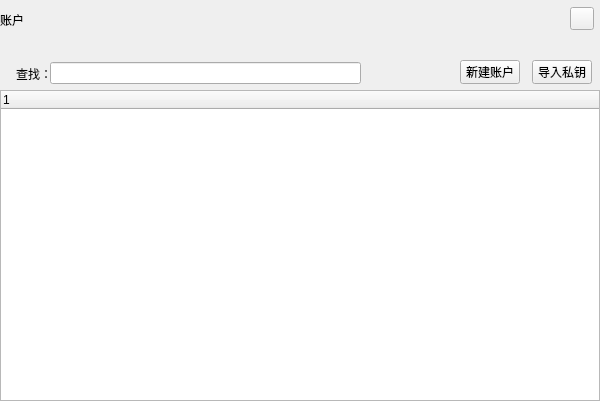
<?xml version="1.0" encoding="UTF-8"?>
<ui version="4.0">
 <class>AccountWidgetCTC</class>
 <widget class="QDialog" name="AccountWidgetCTC">
  <property name="geometry">
   <rect>
    <x>0</x>
    <y>0</y>
    <width>600</width>
    <height>401</height>
   </rect>
  </property>
  <property name="windowTitle">
   <string>Dialog</string>
  </property>
  <widget class="QToolButton" name="importKey">
   <property name="geometry">
    <rect>
     <x>532</x>
     <y>60</y>
     <width>60</width>
     <height>24</height>
    </rect>
   </property>
   <property name="cursor">
    <cursorShape>PointingHandCursor</cursorShape>
   </property>
   <property name="text">
    <string>导入私钥</string>
   </property>
  </widget>
  <widget class="QToolButton" name="closeBtn">
   <property name="geometry">
    <rect>
     <x>570</x>
     <y>7</y>
     <width>24</width>
     <height>23</height>
    </rect>
   </property>
   <property name="cursor">
    <cursorShape>PointingHandCursor</cursorShape>
   </property>
   <property name="text">
    <string/>
   </property>
  </widget>
  <widget class="QLabel" name="title_Label">
   <property name="geometry">
    <rect>
     <x>0</x>
     <y>0</y>
     <width>600</width>
     <height>40</height>
    </rect>
   </property>
   <property name="text">
    <string>账户</string>
   </property>
  </widget>
  <widget class="QLineEdit" name="lineEdit">
   <property name="geometry">
    <rect>
     <x>50</x>
     <y>62</y>
     <width>311</width>
     <height>22</height>
    </rect>
   </property>
  </widget>
  <widget class="QLabel" name="label">
   <property name="geometry">
    <rect>
     <x>16</x>
     <y>66</y>
     <width>36</width>
     <height>16</height>
    </rect>
   </property>
   <property name="text">
    <string>查找：</string>
   </property>
  </widget>
  <widget class="QToolButton" name="newAccount">
   <property name="geometry">
    <rect>
     <x>460</x>
     <y>60</y>
     <width>60</width>
     <height>24</height>
    </rect>
   </property>
   <property name="cursor">
    <cursorShape>PointingHandCursor</cursorShape>
   </property>
   <property name="text">
    <string>新建账户</string>
   </property>
  </widget>
  <widget class="QTreeWidget" name="treeWidget">
   <property name="geometry">
    <rect>
     <x>0</x>
     <y>90</y>
     <width>600</width>
     <height>311</height>
    </rect>
   </property>
   <property name="cursor" stdset="0">
    <cursorShape>ArrowCursor</cursorShape>
   </property>
   <column>
    <property name="text">
     <string notr="true"/>
    </property>
   </column>
  </widget>
  <zorder>title_Label</zorder>
  <zorder>importKey</zorder>
  <zorder>closeBtn</zorder>
  <zorder>lineEdit</zorder>
  <zorder>label</zorder>
  <zorder>newAccount</zorder>
  <zorder>treeWidget</zorder>
 </widget>
 <resources/>
 <connections/>
</ui>
